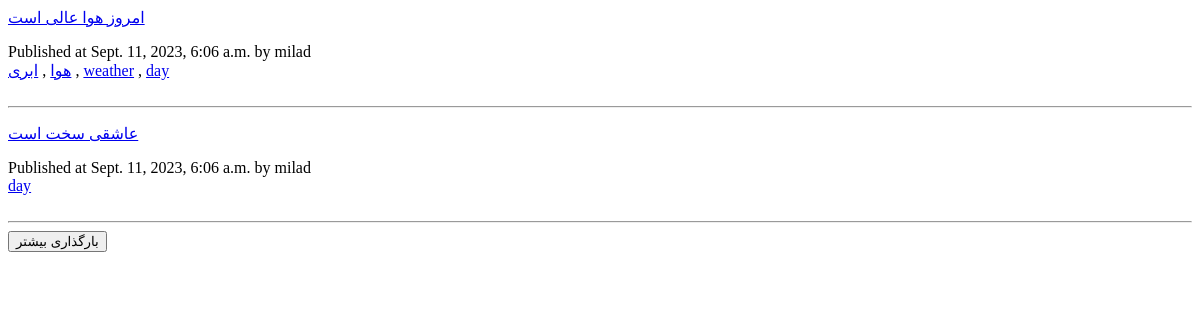
The app's page /posts/, older data.
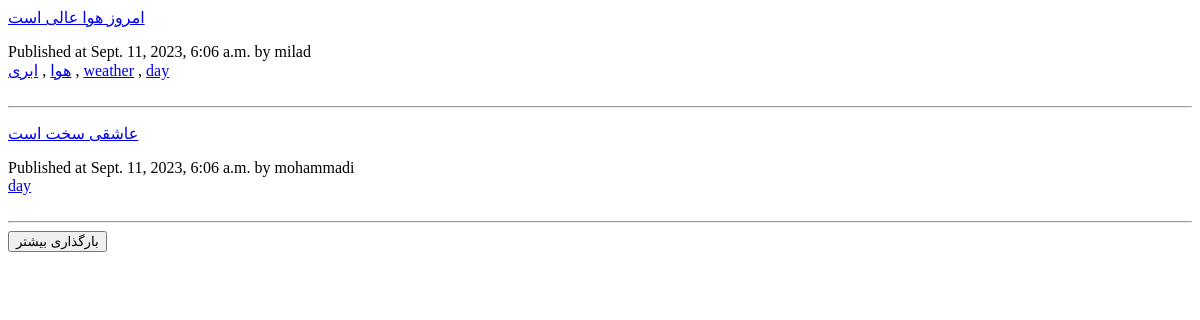
The same page, newer data.
### social/models.py (models this page shows, shortened)
class Post(models.Model):
    author = models.ForeignKey(User, on_delete=models.CASCADE, related_name="user_posts", verbose_name="نویسنده")
    description = models.TextField(verbose_name="توضیحات")
    created = models.DateTimeField(auto_now_add=True)
    updated = models.DateTimeField(auto_now=True)
    likes = models.ManyToManyField(User, related_name="liked_posts", blank=True)
    saved_by = models.ManyToManyField(User, related_name='saved_posts', blank=True)
    total_likes = models.PositiveIntegerField(default=0)
    active = models.BooleanField(default=True)
    tags = TaggableManager()
    class Meta:
        ordering = ['-created']
        indexes = [
            models.Index(fields=['-created']),
            models.Index(fields=['-total_likes'])
        ]
        verbose_name = "پست"
        verbose_name_plural = "پست ها"
    def get_absolute_url(self):
        return reverse('social:post_detail', args=[self.id])

class User(AbstractUser):
    date_of_birth = models.DateField(blank=True, null=True)
    bio = models.TextField(null=True, blank=True)
    photo = models.ImageField(upload_to="account_images/", blank=True, null=True)
    job = models.CharField(max_length=250, null=True, blank=True)
    phone = models.CharField(max_length=11, null=True, blank=True)
    following = models.ManyToManyField('self', through='Contact', related_name="followers", symmetrical=False)

### social/views.py (the view)
# urls.py: path('posts/', views.post_list, name="post_list"),
def post_list(request, tag_slug=None):
    posts = Post.objects.select_related('author').order_by('-total_likes')
    tag = None
    if tag_slug:
        tag = get_object_or_404(Tag, slug=tag_slug)
        posts = Post.objects.filter(tags__in=[tag])
    page = request.GET.get('page')
    paginator = Paginator(posts, 2)
    try:
        posts = paginator.page(page)
    except PageNotAnInteger:
        posts = paginator.page(1)
    except EmptyPage:
        posts = []
    if request.headers.get('x-requested-with') == 'XMLHttpRequest':
        return render(request, 'social/list_ajax.html', {'posts': posts})
    context = {
        'posts': posts,
        'tag': tag,
    }
    return render(request, "social/list.html", context)

### social/templates/social/list.html (shortened to what this page needs)
<div id ="post-list">
{% for post in posts %}
    <a href="{{ post.get_absolute_url }}">
    	{{ post.description |truncatewords:20|linebreaks }}
    </a>
    Published at {{ post.created}} by {{ post.author}}
    <br>
    {% for tag in post.tags.all %}
        <a href="{% url 'social:post_list_by_tag' tag.slug %}"> {{ tag.name }}</a>
        {% if not forloop.last %}, {% endif %}
    {% endfor %}
    <br>
    <br>
    <hr>
{% endfor %}
</div>
<button id="load-more">بار‌گذاری بیشتر</button>

Row changes from the older to the newer data that the page shows:
changed Post "عاشقی سخت است": author "milad" → "mohammadi"
